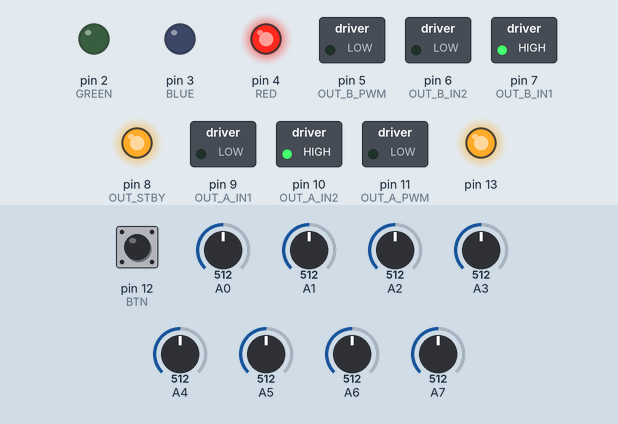
Recording of a sketch running on a simulated Arduino Nano, built with avr-gcc and run on an emulated ATmega328P. Shown: switched loads named in the sketch (green lamp = pin HIGH), output pins drawn as LEDs (lit = HIGH). The test bench sets the inputs (shaded band); at power-on: pin 12 (BTN) HIGH, A0 = 512, A1 = 512, A2 = 512, A3 = 512, A4 = 512, A5 = 512, A6 = 512, A7 = 512.

Above: at 0.1 s.
At 13.6 s:
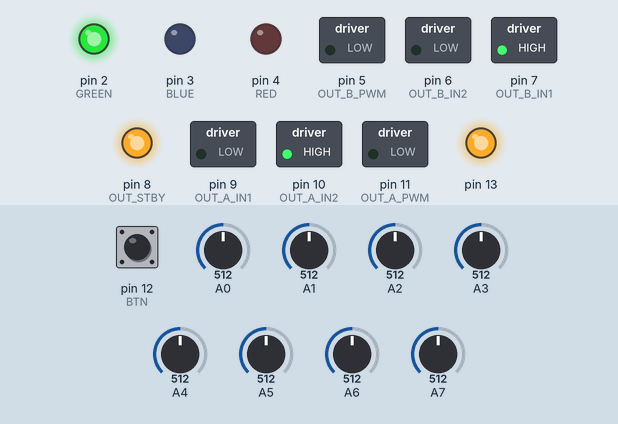
Timing chart, 0 to 15.1 s (numbered marks = the images above):
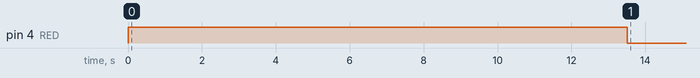

The sketch:

CarCode.ino
```cpp
#include <QTRSensors.h>
#include <SoftwareSerial.h>

#define LeftMotorMin 0 // -30  //задання мінімальної та максимальної швидкості моторів
#define RightMotorMin 0 // -30
#define LeftMotorMax 180 // 180
#define RightMotorMax 180 // 180
int BaseSpeed = 50;

#define OUT_STBY 8 // Pins
#define OUT_B_PWM 5
#define OUT_A_PWM 11
#define OUT_A_IN2 10
#define OUT_A_IN1 9
#define OUT_B_IN1 7
#define OUT_B_IN2 6

#define BTN 12

#define BLUE 3
#define RED 4
#define GREEN 2

int P;
int I;
int D;

bool IS_MOVING = false;

float KP, KD, KI;

#define LINE_MINIMUM_VALUE 700

SoftwareSerial espSerial(0, 1); // RX, TX

QTRSensors qtr;

void setup() {

  KP = 0.06; //0.027    //  0.027 speed 60
  KD = 0.2;//.017//0.017    // 0.020 speed 60
  KI = 0;

  espSerial.begin(9600);

  pinMode(13, OUTPUT);

  /// TB PINS ///
  pinMode(OUT_STBY,OUTPUT);
  pinMode(OUT_A_PWM,OUTPUT);
  pinMode(OUT_A_IN1,OUTPUT);
  pinMode(OUT_A_IN2,OUTPUT);
  pinMode(OUT_B_PWM,OUTPUT);
  pinMode(OUT_B_IN1,OUTPUT);
  pinMode(OUT_B_IN2,OUTPUT);

  pinMode(GREEN, OUTPUT);
  pinMode(RED, OUTPUT);
  pinMode(BLUE, OUTPUT);

  pinMode(BTN, INPUT_PULLUP);

  /// SENSORS ///
  qtr.setTypeAnalog();
  qtr.setSensorPins((const uint8_t[]){A7, A6, A5, A4, A3, A2, A1, A0}, 8);

  digitalWrite(13, HIGH);

  digitalWrite(OUT_STBY, HIGH); //STBY
  digitalWrite(OUT_A_IN1, LOW); //AIN1
  digitalWrite(OUT_A_IN2, HIGH); //AIN2
  digitalWrite(OUT_B_IN1, HIGH); //BIN1
  digitalWrite(OUT_B_IN2, LOW); //BIN2

  digitalWrite(RED, 1);
  Calibration();

  Speed(0,0);
}

int lastError = 0;
unsigned int sensorValues[8];

void loop() {
  int position = qtr.readLineBlack(sensorValues);
  int error = position - 3500;
  P = error;
  I = error + I;
  D = error - lastError;
  lastError = error;

  if (espSerial.available()){
    String msg = espSerial.readStringUntil("\n");
    parseData(msg);
  }

  int motorSpeed = P * KP + I * KI + D * KD;
  int leftMotorSpeed = BaseSpeed - motorSpeed;
  int rightMotorSpeed = BaseSpeed + motorSpeed;

  CheckBTN();
  CheckIsMoving(leftMotorSpeed, rightMotorSpeed);
}

// ---------- ARDUINO CAR FUNCTIONS ----------

void CheckBTN(){
  if (digitalRead(BTN) == 0) {
    delay(50);

    IS_MOVING = !IS_MOVING;
    delay(500);
  }
}

void CheckIsMoving(int LMotorS, int RMotorS){
  if (IS_MOVING && isOnLine()){
    Speed(LMotorS, RMotorS);
  }
  else{
    IS_MOVING = false;
    Speed(0, 0);
  }
}

void Calibration() { //Функція калібровки через бібліотеку
  digitalWrite(GREEN, 0);
  digitalWrite(RED, 1);
  for (int i = 0; i < 300; i++){
    qtr.calibrate();
    delay(20);
  }
  digitalWrite(RED, 0);
  digitalWrite(GREEN, 1);
}

void Speed(int leftmotorspeed, int rightmotorspeed) { //Функція придання швидкості на мотори
  if (leftmotorspeed > LeftMotorMax ) leftmotorspeed = LeftMotorMax;
  if (rightmotorspeed > RightMotorMax ) rightmotorspeed = RightMotorMax;
  if (leftmotorspeed < LeftMotorMin) leftmotorspeed = LeftMotorMin;
  if (rightmotorspeed < RightMotorMin) rightmotorspeed = RightMotorMin;

  analogWrite(OUT_A_PWM, leftmotorspeed);
  analogWrite(OUT_B_PWM, rightmotorspeed);
}

bool isOnLine(){
  int max_sensors_value = 0;
  for (int i = 0; i < 8; i++){
    if (max_sensors_value < sensorValues[i]){
      max_sensors_value = sensorValues[i];
    }
  }
  return max_sensors_value > 700;
}

// ---------- GETTING DATA FROM WEBSITE ----------

String pidstr("PID");
String STOP("0");

void parseData(String data){
  if (data.startsWith("PID ")){
  String values = data.substring(4);
  values.trim();

  int index1 = values.indexOf(' ');
  int index2 = values.indexOf(' ', index1 + 1);

  if (index1 != -1 && index2 != -1) {
      KP = values.substring(0, index1).toFloat();
      KI = values.substring(index1 + 1, index2).toFloat();
      KD = values.substring(index2 + 1).toFloat();
  }
  else if (data == STOP){
      IS_MOVING = false;
  }
  // if (data.length() > 0){
  //   if (data.startsWith(pidstr)){
  //     KP = data.substring(firstSpace, secondSpace).toFloat();
  //     KI = data.substring(secondSpace+1, thirdSpace).toFloat();
  //     KD = data.substring(thirdSpace+1).toFloat();
  //   }
  }
}
```
